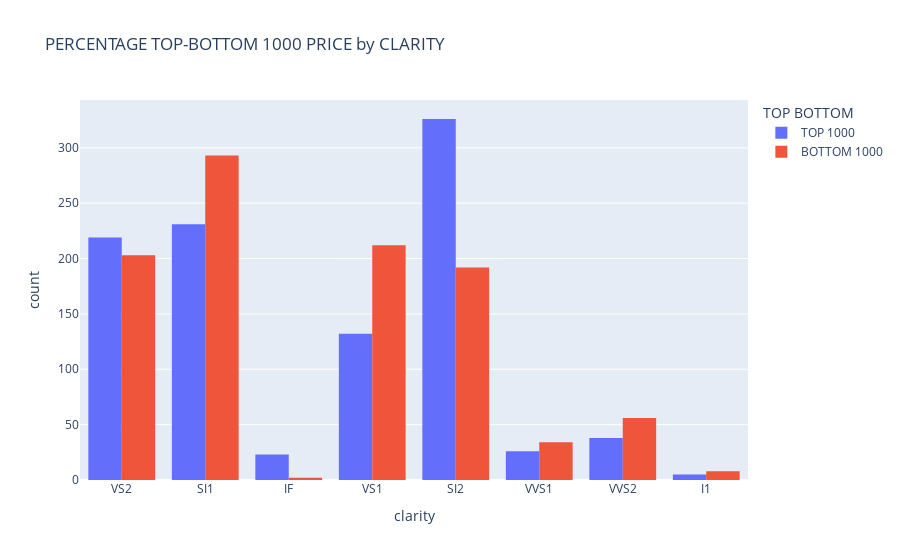

The code cell stored with this chart in its notebook:
### Code cell
fig=px.histogram(dfall, x='clarity',orientation='v',title=f'PERCENTAGE TOP-BOTTOM {rank} PRICE by CLARITY',color='TOP BOTTOM',barmode='group')
fig.show()

### Figure 1 — Plotly figure (JSON) as saved in the notebook; plotly's stock layout.template omitted (floating-point values rounded to 4 significant figures; data arrays with more than 128 entries replaced by an {"elided": "..."} marker saying what was removed)
{"data": [{"alignmentgroup": "True", "bingroup": "x", "hovertemplate": "TOP BOTTOM=TOP 1000<br>clarity=%{x}<br>count=%{y}<extra></extra>", "legendgroup": "TOP 1000", "marker": {"color": "#636efa"}, "name": "TOP 1000", "offsetgroup": "TOP 1000", "orientation": "v", "showlegend": true, "type": "histogram", "x": {"elided": "1000 str values"}, "xaxis": "x", "yaxis": "y"}, {"alignmentgroup": "True", "bingroup": "x", "hovertemplate": "TOP BOTTOM=BOTTOM 1000<br>clarity=%{x}<br>count=%{y}<extra></extra>", "legendgroup": "BOTTOM 1000", "marker": {"color": "#EF553B"}, "name": "BOTTOM 1000", "offsetgroup": "BOTTOM 1000", "orientation": "v", "showlegend": true, "type": "histogram", "x": {"elided": "1000 str values"}, "xaxis": "x", "yaxis": "y"}], "layout": {"autosize": true, "barmode": "group", "legend": {"title": {"text": "TOP BOTTOM"}, "tracegroupgap": 0}, "title": {"text": "PERCENTAGE TOP-BOTTOM 1000 PRICE by CLARITY"}, "xaxis": {"anchor": "y", "autorange": true, "domain": [0, 1], "range": [-0.5, 7.5], "title": {"text": "clarity"}, "type": "category"}, "yaxis": {"anchor": "x", "autorange": true, "domain": [0, 1], "range": [0, 343.2], "title": {"text": "count"}}}}
